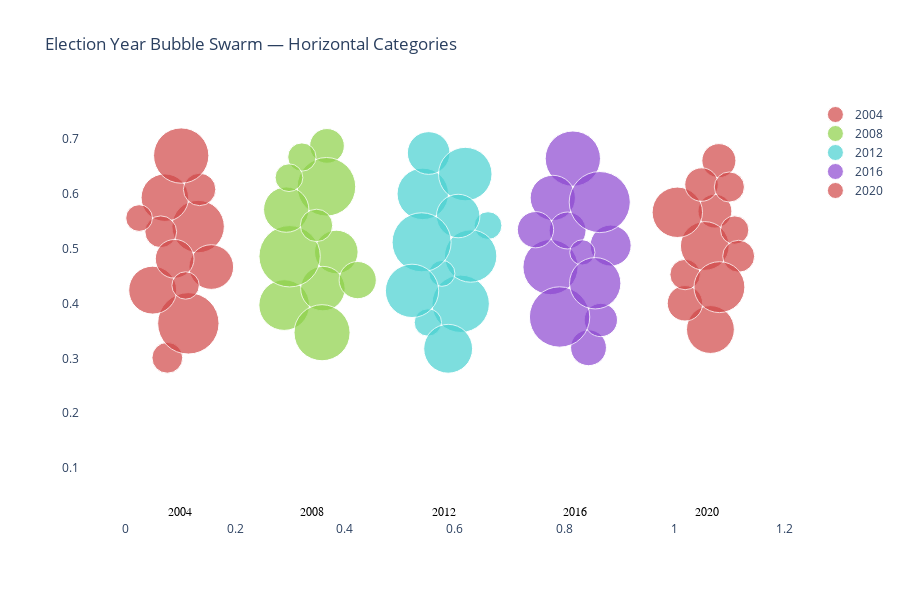

The notebook cell this image was saved under:
### Code cell
import numpy as np
import random
import math
import plotly.graph_objects as go

# --- Node class ---
class Node:
    def __init__(self, x, y, r, year):
        self.x = x
        self.y = y
        self.vx = 0
        self.vy = 0
        self.r = r
        self.year = year

def jiggle():
    return (random.random() - 0.5) * 1e-6

def force_collide(nodes, iterations=1, strength=1.0):
    n = len(nodes)
    for _ in range(iterations):
        for i in range(n):
            a = nodes[i]
            for j in range(i + 1, n):
                b = nodes[j]
                dx = (a.x + a.vx) - (b.x + b.vx)
                dy = (a.y + a.vy) - (b.y + b.vy)
                if dx == 0 and dy == 0:
                    dx = jiggle()
                    dy = jiggle()
                dist2 = dx * dx + dy * dy
                r = a.r + b.r
                if dist2 < r * r:
                    dist = math.sqrt(dist2)
                    if dist == 0:
                        dist = r - 1e-6
                    overlap = (r - dist) / dist * strength
                    dx *= overlap
                    dy *= overlap
                    w_a = b.r * b.r / (a.r * a.r + b.r * b.r)
                    w_b = 1 - w_a
                    a.vx += dx * w_a
                    a.vy += dy * w_a
                    b.vx -= dx * w_b
                    b.vy -= dy * w_b

    for node in nodes:
        node.x += node.vx
        node.y += node.vy
        node.vx *= 0.8
        node.vy *= 0.8

# --- Setup: one horizontal band per year ---
years = list(range(2004, 2024, 4))
# Horizontal spacing between categories
targets = {year: (0.1 + i * 0.24, 0.5) for i, year in enumerate(years)}  # cx is horizontal

# --- Generate example nodes ---
np.random.seed(42)
nodes = []
for year in years:
    for _ in range(12):
        x = np.random.rand()  # start random
        y = np.random.rand()
        r = np.random.uniform(0.02, 0.05)
        nodes.append(Node(x, y, r, year))

# --- Run simulation ---
for step in range(300):
    for node in nodes:
        cx, cy = targets[node.year]
        node.vx += (cx - node.x) * 0.05  # horizontal pull toward category
        node.vy += (0.5 - node.y) * 0.01  # vertical jitter/swarm
    force_collide(nodes, iterations=5, strength=0.8)

# --- Convert for Plotly ---
colors = np.linspace(0, 1, len(years))
color_map = {year: f"hsl({int(360 * c)}, 60%, 55%)" for year, c in zip(years, colors)}
marker_scale = 1250

fig = go.Figure()
for year in years:
    x = [n.x for n in nodes if n.year == year]
    y = [n.y for n in nodes if n.year == year]
    r = [n.r * marker_scale for n in nodes if n.year == year]
    fig.add_trace(go.Scatter(
        x=x,
        y=y,
        mode="markers",
        marker=dict(
            size=r,
            color=color_map[year],
            opacity=0.7,
            line=dict(width=1, color="white"),
            sizemode="diameter"
        ),
        name=str(year),
        hovertemplate="<b>Year:</b> %{text}<br>X: %{x:.2f}<br>Y: %{y:.2f}<extra></extra>",
        text=[year] * len(x)
    ))

# --- Add year labels below each horizontal band ---
for year in years:
    cx, cy = targets[year]
    fig.add_annotation(
        x=cx,
        y=0.02,
        text=str(year),
        showarrow=False,
        font=dict(size=12, color="black", family="Arial Black"),
        yanchor="middle"
    )

# --- Layout ---
fig.update_layout(
    title="Election Year Bubble Swarm — Horizontal Categories",
    xaxis=dict(showgrid=False, zeroline=False),
    yaxis=dict(showgrid=False, zeroline=False),
    plot_bgcolor="white",
    width=900,
    height=600,
    showlegend=True
)
fig.update_yaxes(scaleanchor="x", scaleratio=1)

fig.show()

### Figure 1 — Plotly figure (JSON) as saved in the notebook; plotly's stock layout.template omitted (floating-point values rounded to 4 significant figures)
{"data": [{"hovertemplate": "<b>Year:</b> %{text}<br>X: %{x:.2f}<br>Y: %{y:.2f}<extra></extra>", "marker": {"color": "hsl(0, 60%, 55%)", "line": {"color": "white", "width": 1}, "opacity": 0.7, "size": [52.45, 30.85, 47.54, 61.37, 31.82, 44.68, 47.94, 38.74, 32.49, 26.74, 27.44, 55.31], "sizemode": "diameter"}, "mode": "markers", "name": "2004", "text": ["2004", "2004", "2004", "2004", "2004", "2004", "2004", "2004", "2004", "2004", "2004", "2004"], "type": "scatter", "x": [0.1325, 0.0764, 0.07185, 0.1147, 0.06445, 0.1565, 0.04968, 0.08973, 0.1352, 0.02498, 0.1096, 0.1017], "y": [0.5401, 0.301, 0.5927, 0.3637, 0.5305, 0.4663, 0.4243, 0.4813, 0.6078, 0.5556, 0.4327, 0.6694]}, {"hovertemplate": "<b>Year:</b> %{text}<br>X: %{x:.2f}<br>Y: %{y:.2f}<extra></extra>", "marker": {"color": "hsl(90, 60%, 55%)", "line": {"color": "white", "width": 1}, "opacity": 0.7, "size": [50.66, 43.57, 34.7, 44.5, 61.36, 58.56, 28.32, 37.2, 56.08, 45.35, 27.8, 32.45], "sizemode": "diameter"}, "mode": "markers", "name": "2008", "text": ["2008", "2008", "2008", "2008", "2008", "2008", "2008", "2008", "2008", "2008", "2008", "2008"], "type": "scatter", "x": [0.2893, 0.3843, 0.3673, 0.3598, 0.2992, 0.3663, 0.3215, 0.4233, 0.3583, 0.293, 0.2981, 0.3482], "y": [0.397, 0.4938, 0.687, 0.4271, 0.486, 0.6126, 0.6667, 0.4425, 0.3467, 0.571, 0.6291, 0.5422]}, {"hovertemplate": "<b>Year:</b> %{text}<br>X: %{x:.2f}<br>Y: %{y:.2f}<extra></extra>", "marker": {"color": "hsl(180, 60%, 55%)", "line": {"color": "white", "width": 1}, "opacity": 0.7, "size": [51.51, 27.78, 57.37, 27.38, 52.36, 42.71, 53.53, 43.52, 25.95, 48.87, 59.03, 53.33], "sizemode": "diameter"}, "mode": "markers", "name": "2012", "text": ["2012", "2012", "2012", "2012", "2012", "2012", "2012", "2012", "2012", "2012", "2012", "2012"], "type": "scatter", "x": [0.5419, 0.6607, 0.6109, 0.5511, 0.6291, 0.5526, 0.6192, 0.6063, 0.5767, 0.5881, 0.5397, 0.5222], "y": [0.5996, 0.5419, 0.3994, 0.3653, 0.4864, 0.6741, 0.6357, 0.5593, 0.4548, 0.3174, 0.5114, 0.4229]}, {"hovertemplate": "<b>Year:</b> %{text}<br>X: %{x:.2f}<br>Y: %{y:.2f}<extra></extra>", "marker": {"color": "hsl(270, 60%, 55%)", "line": {"color": "white", "width": 1}, "opacity": 0.7, "size": [35.87, 55.3, 55.14, 45.23, 36.93, 41.02, 25.26, 33.33, 60.36, 51.36, 61.09, 36.28], "sizemode": "diameter"}, "mode": "markers", "name": "2016", "text": ["2016", "2016", "2016", "2016", "2016", "2016", "2016", "2016", "2016", "2016", "2016", "2016"], "type": "scatter", "x": [0.8438, 0.8153, 0.7746, 0.7787, 0.8056, 0.8841, 0.8326, 0.8662, 0.7911, 0.856, 0.8643, 0.7472], "y": [0.3193, 0.6638, 0.4662, 0.5923, 0.5329, 0.5054, 0.493, 0.3698, 0.3753, 0.4368, 0.5847, 0.5344]}, {"hovertemplate": "<b>Year:</b> %{text}<br>X: %{x:.2f}<br>Y: %{y:.2f}<extra></extra>", "marker": {"color": "hsl(360, 60%, 55%)", "line": {"color": "white", "width": 1}, "opacity": 0.7, "size": [47.86, 35.45, 30.43, 34.08, 33.91, 48.71, 28.39, 31.99, 50.41, 33.49, 50.91, 30.16], "sizemode": "diameter"}, "mode": "markers", "name": "2020", "text": ["2020", "2020", "2020", "2020", "2020", "2020", "2020", "2020", "2020", "2020", "2020", "2020"], "type": "scatter", "x": [1.066, 1.02, 1.02, 1.081, 1.074, 1.056, 1.11, 1.117, 1.006, 1.05, 1.082, 1.1], "y": [0.3525, 0.4002, 0.4527, 0.6602, 0.5682, 0.5048, 0.5337, 0.486, 0.5661, 0.6166, 0.4297, 0.6122]}], "layout": {"annotations": [{"font": {"color": "black", "family": "Arial Black", "size": 12}, "showarrow": false, "text": "2004", "x": 0.1, "y": 0.02, "yanchor": "middle"}, {"font": {"color": "black", "family": "Arial Black", "size": 12}, "showarrow": false, "text": "2008", "x": 0.34, "y": 0.02, "yanchor": "middle"}, {"font": {"color": "black", "family": "Arial Black", "size": 12}, "showarrow": false, "text": "2012", "x": 0.58, "y": 0.02, "yanchor": "middle"}, {"font": {"color": "black", "family": "Arial Black", "size": 12}, "showarrow": false, "text": "2016", "x": 0.82, "y": 0.02, "yanchor": "middle"}, {"font": {"color": "black", "family": "Arial Black", "size": 12}, "showarrow": false, "text": "2020", "x": 1.06, "y": 0.02, "yanchor": "middle"}], "height": 600, "plot_bgcolor": "white", "showlegend": true, "title": {"text": "Election Year Bubble Swarm — Horizontal Categories"}, "width": 900, "xaxis": {"showgrid": false, "zeroline": false}, "yaxis": {"scaleanchor": "x", "scaleratio": 1, "showgrid": false, "zeroline": false}}}
